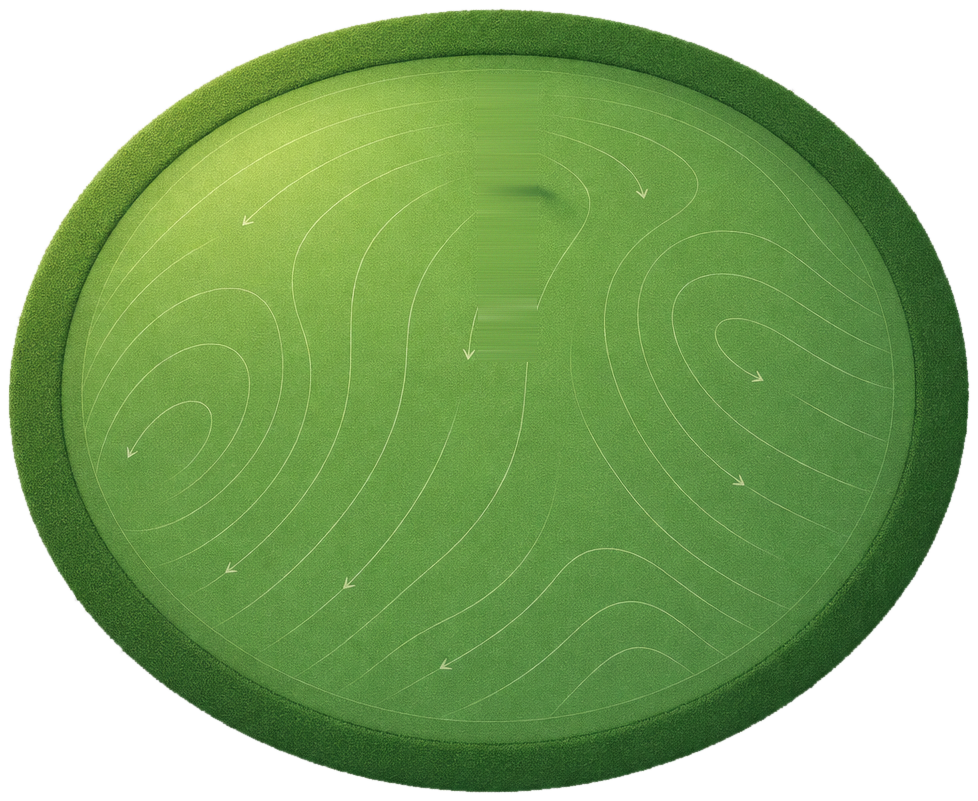
#> input picture assets/greens/green_oval.png, 978 x 801 px
$ python densify_green_oval.py
#> lines starting #> are read from the running program, lines starting #| are printed output that depends on the picture; after the words box and inside, x2 and y2 are one past the last pixel; in counts of white or black regions, pixels touching at a corner belong together
#!/usr/bin/env python3
"""G1: densify green_oval to 768 — same mow motif, finer stripes. Filter stays Off."""
from __future__ import annotations

from pathlib import Path

from PIL import Image

ROOT = Path(__file__).resolve().parents[3]
SRC = ROOT / "assets" / "greens" / "green_oval.png"
OUT_DIR = Path(__file__).resolve().parent
SIZE = 768
PERIOD = 3  # light/dark column width in source px (~inches on large greens)

LIGHT = (108, 137, 70, 255)
MID = (92, 117, 62, 255)
DARK = (74, 95, 50, 255)
FRINGE = (70, 91, 46, 255)
EDGE = (83, 106, 56, 255)
FRINGE_PX = 18


def edge_distance(opaque: list[list[bool]]) -> list[list[int]]:
    """Chessboard distance to transparent; INF if deep interior."""
    inf = SIZE * 2
    dist = [[inf] * SIZE for _ in range(SIZE)]
    for y in range(SIZE):
        for x in range(SIZE):
            if not opaque[y][x]:
                dist[y][x] = 0
    # Forward
    for y in range(SIZE):
        for x in range(SIZE):
            if dist[y][x] == 0:
                continue
            best = dist[y][x]
            if y:
                best = min(best, dist[y - 1][x] + 1)
            if x:
                best = min(best, dist[y][x - 1] + 1)
            if y and x:
                best = min(best, dist[y - 1][x - 1] + 1)
            if y and x + 1 < SIZE:
                best = min(best, dist[y - 1][x + 1] + 1)
            dist[y][x] = best
    # Backward
    for y in range(SIZE - 1, -1, -1):
        for x in range(SIZE - 1, -1, -1):
            best = dist[y][x]
            if y + 1 < SIZE:
                best = min(best, dist[y + 1][x] + 1)
            if x + 1 < SIZE:
                best = min(best, dist[y][x + 1] + 1)
            if y + 1 < SIZE and x + 1 < SIZE:
                best = min(best, dist[y + 1][x + 1] + 1)
            if y + 1 < SIZE and x:
                best = min(best, dist[y + 1][x - 1] + 1)
            dist[y][x] = best
    return dist


def main() -> None:
    src = Image.open(SRC).convert("RGBA")
#> src is the input picture: PIL image 978x801 RGBA; mean R, G, B, A 133.8, 168.3, 108.8, 191.9
    alpha_big = src.split()[-1].resize((SIZE, SIZE), Image.NEAREST)
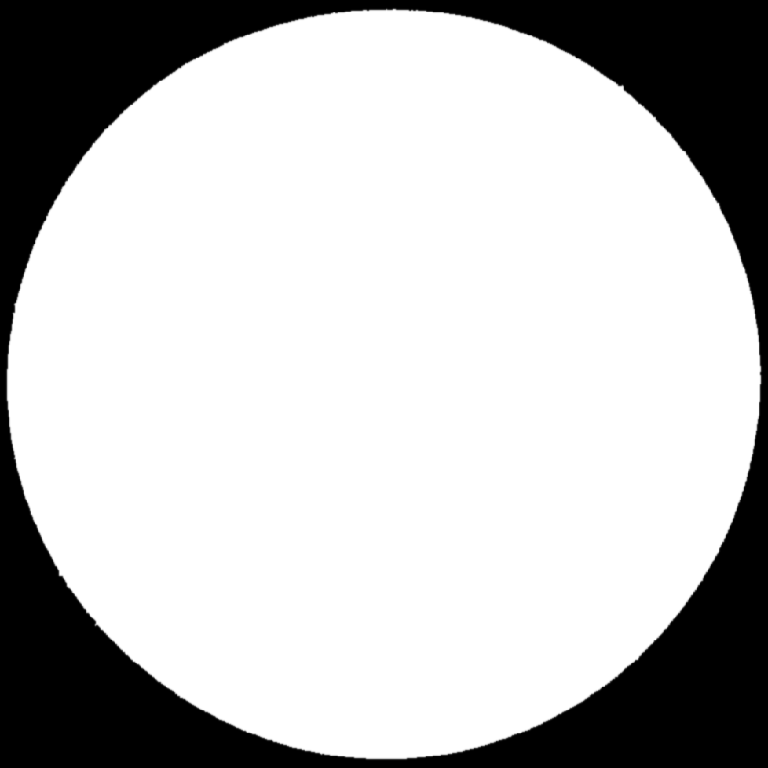
#> alpha_big: PIL image 768x768 L; min 0, max 255, mean 191.8
    ga = alpha_big.load()
    opaque = [[ga[x, y] > 200 for x in range(SIZE)] for y in range(SIZE)]
#> opaque = 768 items
    dist = edge_distance(opaque)
#> dist = 768 items

    out = Image.new("RGBA", (SIZE, SIZE), (0, 0, 0, 0))
#> out: PIL image 768x768 RGBA; every value is 0
    px = out.load()
    for y in range(SIZE):
        for x in range(SIZE):
            if not opaque[y][x]:
                continue
            band = (x // PERIOD) % 2
            jitter = ((x * 17 + y * 31) ^ (x * y)) & 7
            if band == 0:
                c = LIGHT if jitter < 3 else MID
            else:
                c = DARK if jitter < 4 else MID
            d = dist[y][x]
            if d <= FRINGE_PX:
                t = 1.0 - d / float(FRINGE_PX)
                if t > 0.35:
                    c = FRINGE if jitter < 4 else EDGE
                elif t > 0.15:
                    c = EDGE if jitter < 3 else MID
            px[x, y] = c

    out_path = OUT_DIR / "green_oval_768.png"
    out.save(out_path)
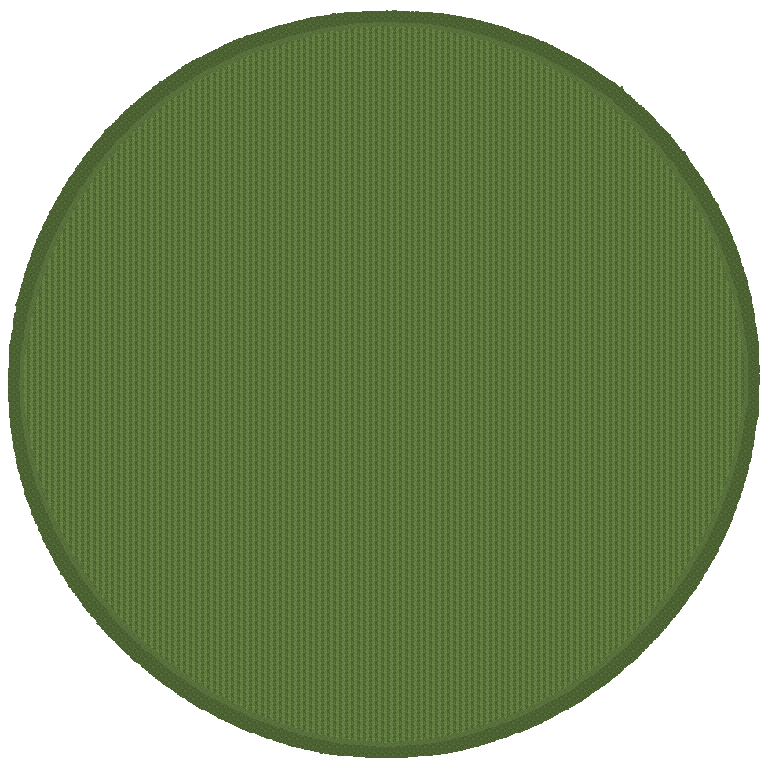
#> saved as green_oval_768.png: PIL image 768x768 RGBA; mean R, G, B, A 66.7, 85.1, 44.6, 191.2; transparent parts drawn white
    cx = cy = SIZE // 2
    peep = out.crop((cx - 32, cy - 32, cx + 32, cy + 32)).resize((512, 512), Image.NEAREST)
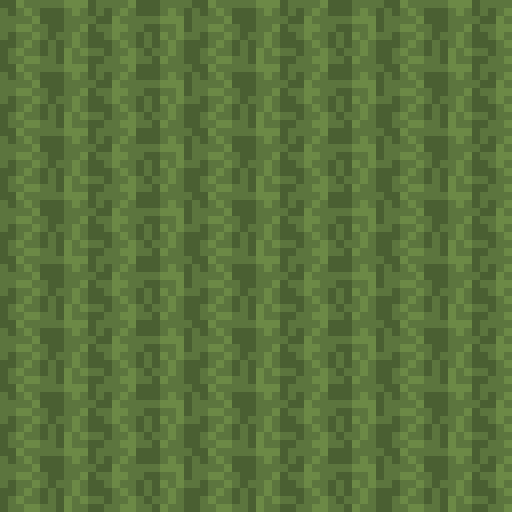
#> peep: PIL image 512x512 RGBA; mean R, G, B, A 90.1, 114.8, 60.2, 255
    peep.save(OUT_DIR / "green_oval_768_center_8x.png")
    opaque_n = sum(1 for y in range(SIZE) for x in range(SIZE) if px[x, y][3] > 200)
#> opaque_n = 442339
    print(f"wrote {out_path} size={out.size} opaque={opaque_n}")
#| wrote art/generated/green_true_scale/green_oval_768.png size=(768, 768) opaque=442339


if __name__ == "__main__":
    main()

$ run again, with art/generated/green_continuous/green_island.png copied over assets/greens/green_oval.png
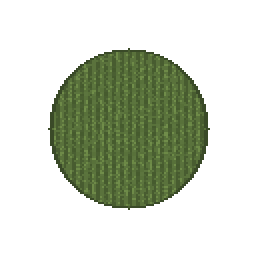
#> input picture art/generated/green_continuous/green_island.png, 128 x 128 px (shown 2 times larger)
#> in main, src is the input picture: PIL image 128x128 RGBA; mean R, G, B, A 25.6, 32.7, 17.1, 78.2
#> in main, `alpha_big = src.split()[-1].resize((SIZE, SIZE), Image.NEAREST)`:
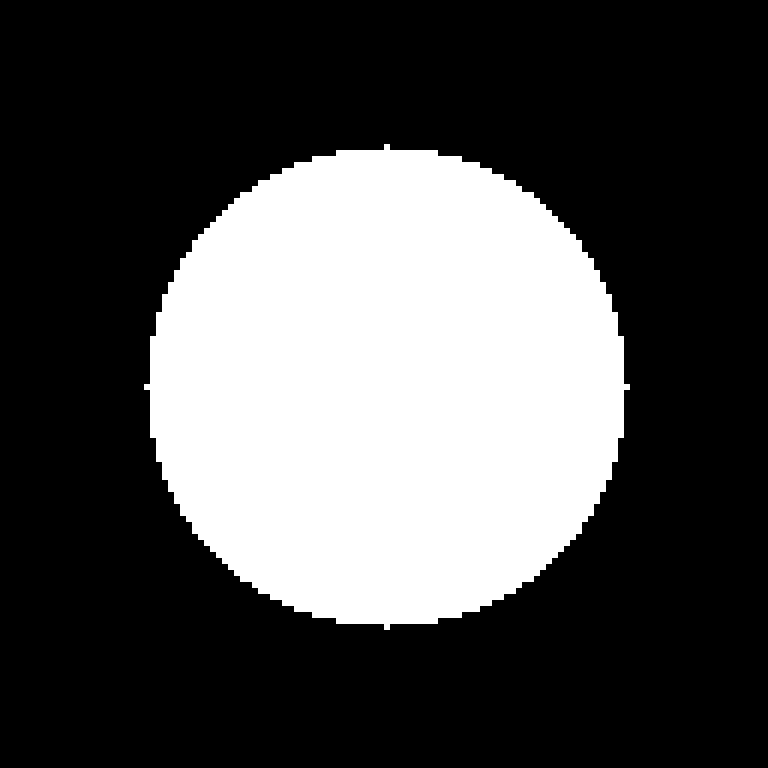
#> alpha_big: PIL image 768x768 L; 30.7% white; 1 white region, box (x1, y1, x2, y2) and area: (144, 144, 630, 630) 180900
#> opaque = 768 items
#> out: PIL image 768x768 RGBA; every value is 0
#> in main, `out.save(out_path)`:
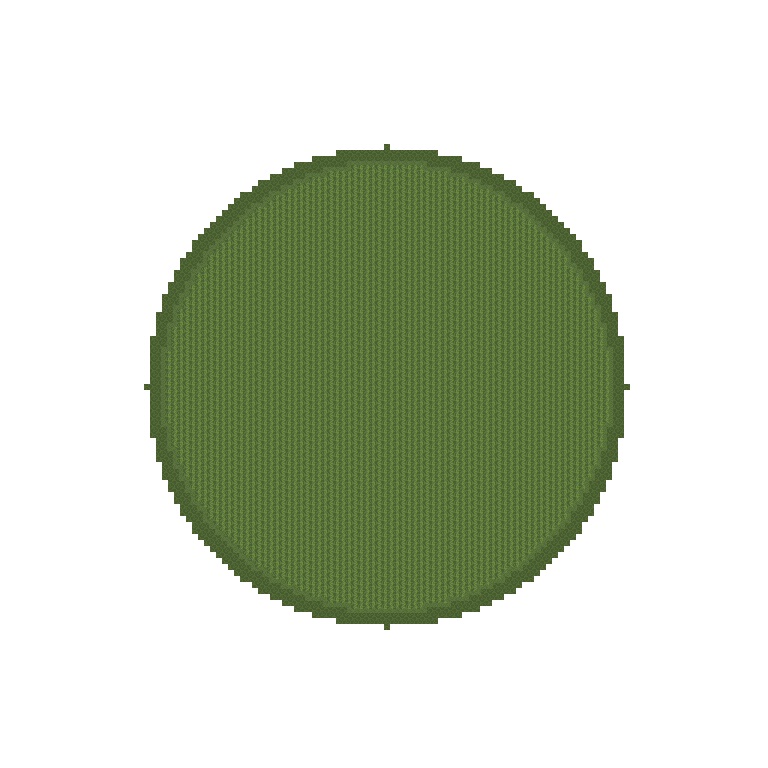
#> saved as green_oval_768.png: PIL image 768x768 RGBA; mean R, G, B, A 27.1, 34.6, 18.1, 78.2; transparent parts drawn white
#> opaque_n = 180900
#| wrote art/generated/green_true_scale/green_oval_768.png size=(768, 768) opaque=180900

$ run again, with art/generated/green_continuous/green_kidney.png copied over assets/greens/green_oval.png
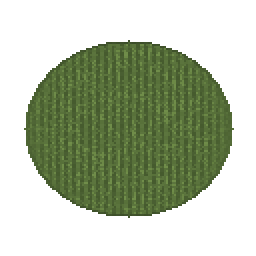
#> input picture art/generated/green_continuous/green_kidney.png, 128 x 128 px (shown 2 times larger)
#> in main, src is the input picture: PIL image 128x128 RGBA; mean R, G, B, A 37.1, 47.6, 24.7, 111.8
#> in main, `alpha_big = src.split()[-1].resize((SIZE, SIZE), Image.NEAREST)`:
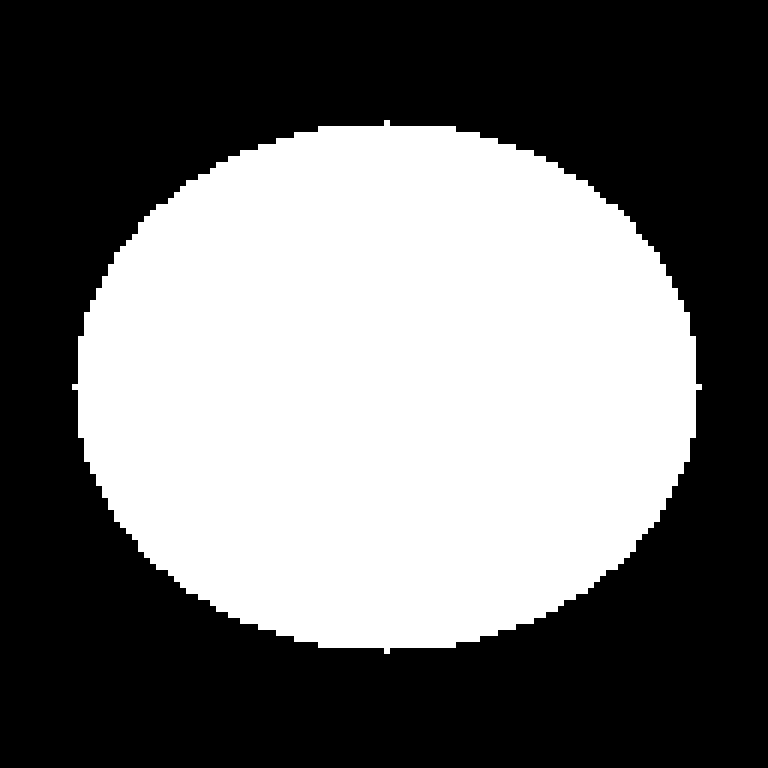
#> alpha_big: PIL image 768x768 L; 43.8% white; 1 white region, box (x1, y1, x2, y2) and area: (72, 120, 702, 654) 258516
#> opaque = 768 items
#> out: PIL image 768x768 RGBA; every value is 0
#> in main, `out.save(out_path)`:
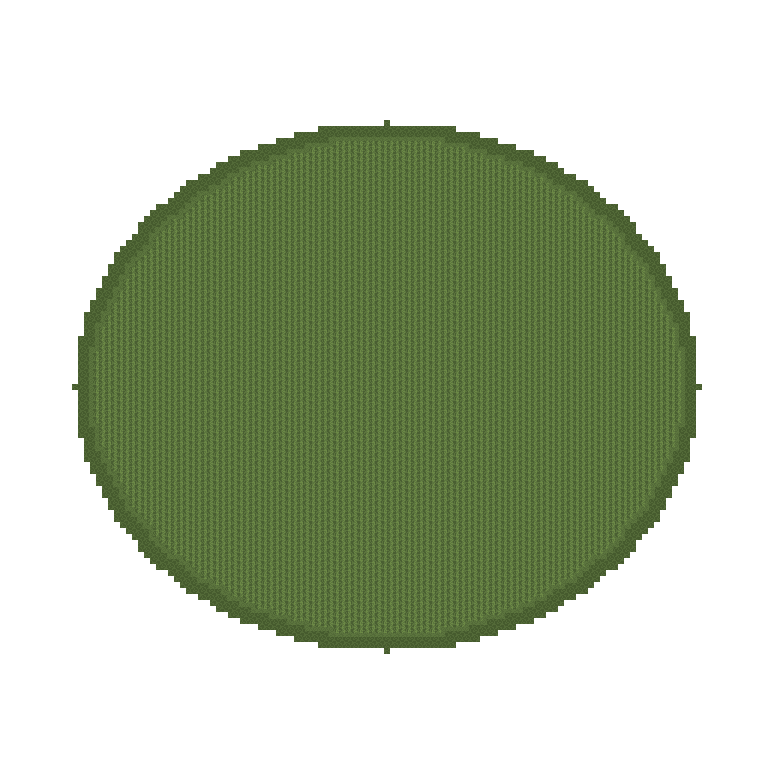
#> saved as green_oval_768.png: PIL image 768x768 RGBA; mean R, G, B, A 38.8, 49.5, 25.9, 111.8; transparent parts drawn white
#> opaque_n = 258516
#| wrote art/generated/green_true_scale/green_oval_768.png size=(768, 768) opaque=258516

$ run again, with art/generated/green_continuous/green_long.png copied over assets/greens/green_oval.png
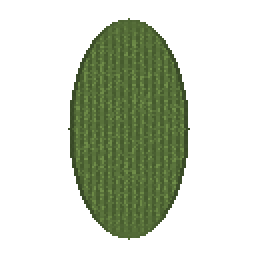
#> input picture art/generated/green_continuous/green_long.png, 128 x 128 px (shown 2 times larger)
#> in main, src is the input picture: PIL image 128x128 RGBA; mean R, G, B, A 26.3, 33.7, 17.5, 80.5
#> in main, `alpha_big = src.split()[-1].resize((SIZE, SIZE), Image.NEAREST)`:
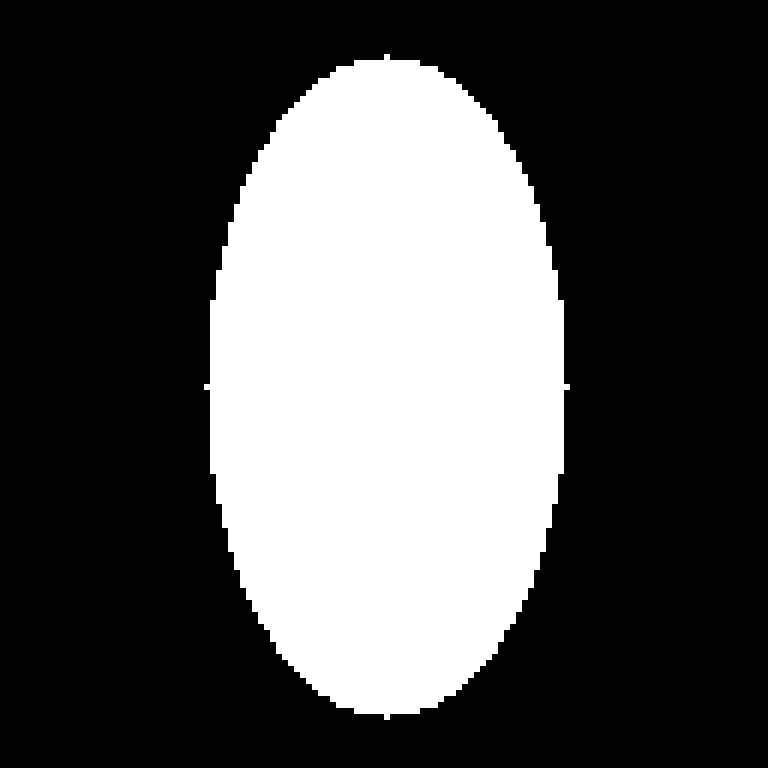
#> alpha_big: PIL image 768x768 L; 31.6% white; 1 white region, box (x1, y1, x2, y2) and area: (204, 54, 570, 720) 186300
#> opaque = 768 items
#> out: PIL image 768x768 RGBA; every value is 0
#> in main, `out.save(out_path)`:
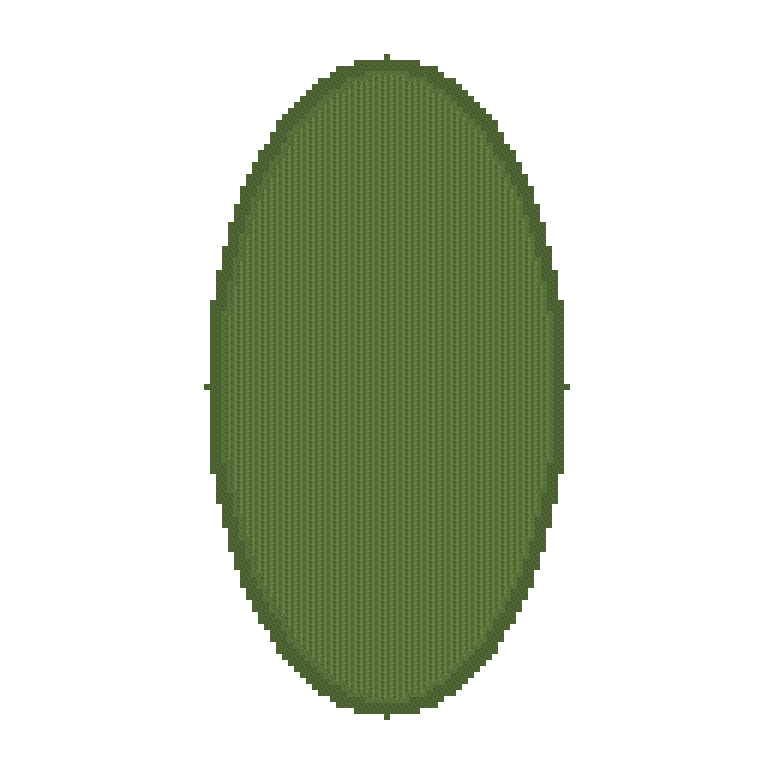
#> saved as green_oval_768.png: PIL image 768x768 RGBA; mean R, G, B, A 27.9, 35.6, 18.6, 80.5; transparent parts drawn white
#> opaque_n = 186300
#| wrote art/generated/green_true_scale/green_oval_768.png size=(768, 768) opaque=186300
